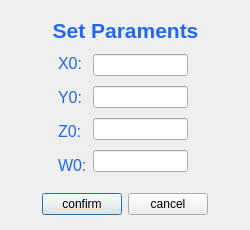
<?xml version="1.0" encoding="UTF-8"?>
<ui version="4.0">
 <class>paraDlg</class>
 <widget class="QDialog" name="paraDlg">
  <property name="geometry">
   <rect>
    <x>0</x>
    <y>0</y>
    <width>250</width>
    <height>230</height>
   </rect>
  </property>
  <property name="windowTitle">
   <string>Dialog</string>
  </property>
  <widget class="QLabel" name="titlelabel">
   <property name="geometry">
    <rect>
     <x>0</x>
     <y>10</y>
     <width>251</width>
     <height>41</height>
    </rect>
   </property>
   <property name="text">
    <string>&lt;html&gt;&lt;head/&gt;&lt;body&gt;&lt;p align=&quot;center&quot;&gt;&lt;span style=&quot; font-size:16pt; font-weight:600; color:#2267ec;&quot;&gt;Set Paraments&lt;/span&gt;&lt;/p&gt;&lt;/body&gt;&lt;/html&gt;</string>
   </property>
  </widget>
  <widget class="QWidget" name="layoutWidget">
   <property name="geometry">
    <rect>
     <x>30</x>
     <y>50</y>
     <width>186</width>
     <height>130</height>
    </rect>
   </property>
   <layout class="QHBoxLayout" name="horizontalLayout">
    <item>
     <spacer name="horizontalSpacer_3">
      <property name="orientation">
       <enum>Qt::Horizontal</enum>
      </property>
      <property name="sizeHint" stdset="0">
       <size>
        <width>40</width>
        <height>20</height>
       </size>
      </property>
     </spacer>
    </item>
    <item>
     <layout class="QVBoxLayout" name="verticalLayout_2">
      <item>
       <widget class="QLabel" name="xlabel">
        <property name="text">
         <string>&lt;html&gt;&lt;head/&gt;&lt;body&gt;&lt;p&gt;&lt;span style=&quot; font-size:12pt; color:#2267eb;&quot;&gt;X0:&lt;/span&gt;&lt;/p&gt;&lt;/body&gt;&lt;/html&gt;</string>
        </property>
       </widget>
      </item>
      <item>
       <widget class="QLabel" name="ylabel">
        <property name="text">
         <string>&lt;html&gt;&lt;head/&gt;&lt;body&gt;&lt;p&gt;&lt;span style=&quot; font-size:12pt; color:#2267eb;&quot;&gt;Y0:&lt;/span&gt;&lt;/p&gt;&lt;/body&gt;&lt;/html&gt;</string>
        </property>
       </widget>
      </item>
      <item>
       <widget class="QLabel" name="zlabel">
        <property name="text">
         <string>&lt;html&gt;&lt;head/&gt;&lt;body&gt;&lt;p&gt;&lt;span style=&quot; font-size:12pt; color:#2267eb;&quot;&gt;Z0:&lt;/span&gt;&lt;/p&gt;&lt;/body&gt;&lt;/html&gt;</string>
        </property>
       </widget>
      </item>
      <item>
       <widget class="QLabel" name="wlabel">
        <property name="text">
         <string>&lt;html&gt;&lt;head/&gt;&lt;body&gt;&lt;p&gt;&lt;span style=&quot; font-size:12pt; color:#2267eb;&quot;&gt;W0:&lt;/span&gt;&lt;/p&gt;&lt;/body&gt;&lt;/html&gt;</string>
        </property>
       </widget>
      </item>
     </layout>
    </item>
    <item>
     <layout class="QVBoxLayout" name="verticalLayout">
      <item>
       <widget class="QLineEdit" name="xlineEdit"/>
      </item>
      <item>
       <widget class="QLineEdit" name="ylineEdit"/>
      </item>
      <item>
       <widget class="QLineEdit" name="zlineEdit"/>
      </item>
      <item>
       <widget class="QLineEdit" name="wlineEdit"/>
      </item>
     </layout>
    </item>
    <item>
     <spacer name="horizontalSpacer_4">
      <property name="orientation">
       <enum>Qt::Horizontal</enum>
      </property>
      <property name="sizeHint" stdset="0">
       <size>
        <width>40</width>
        <height>20</height>
       </size>
      </property>
     </spacer>
    </item>
   </layout>
  </widget>
  <widget class="QWidget" name="layoutWidget">
   <property name="geometry">
    <rect>
     <x>30</x>
     <y>190</y>
     <width>190</width>
     <height>29</height>
    </rect>
   </property>
   <layout class="QHBoxLayout" name="horizontalLayout_2">
    <item>
     <spacer name="horizontalSpacer">
      <property name="orientation">
       <enum>Qt::Horizontal</enum>
      </property>
      <property name="sizeHint" stdset="0">
       <size>
        <width>40</width>
        <height>20</height>
       </size>
      </property>
     </spacer>
    </item>
    <item>
     <widget class="QPushButton" name="confirmButton">
      <property name="text">
       <string>confirm</string>
      </property>
     </widget>
    </item>
    <item>
     <widget class="QPushButton" name="cancelButton">
      <property name="text">
       <string>cancel</string>
      </property>
     </widget>
    </item>
    <item>
     <spacer name="horizontalSpacer_2">
      <property name="orientation">
       <enum>Qt::Horizontal</enum>
      </property>
      <property name="sizeHint" stdset="0">
       <size>
        <width>40</width>
        <height>20</height>
       </size>
      </property>
     </spacer>
    </item>
   </layout>
  </widget>
 </widget>
 <resources/>
 <connections/>
</ui>
